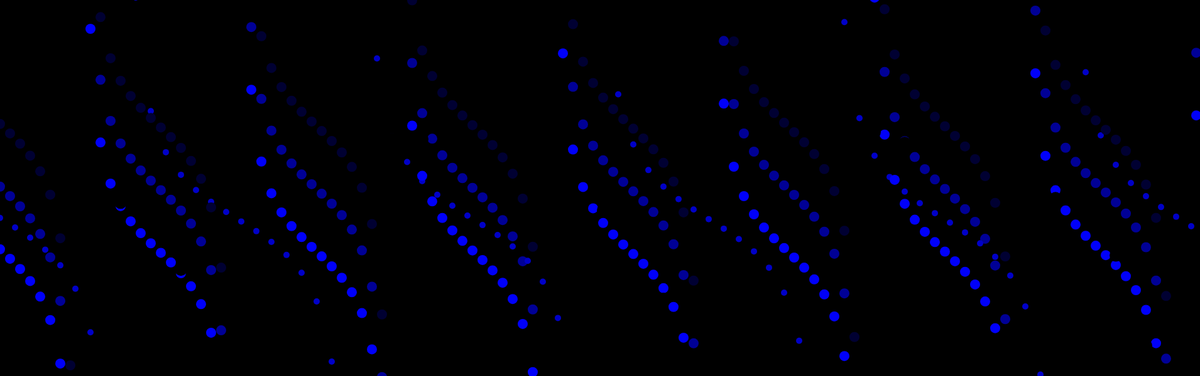
Frame 1 (no input)
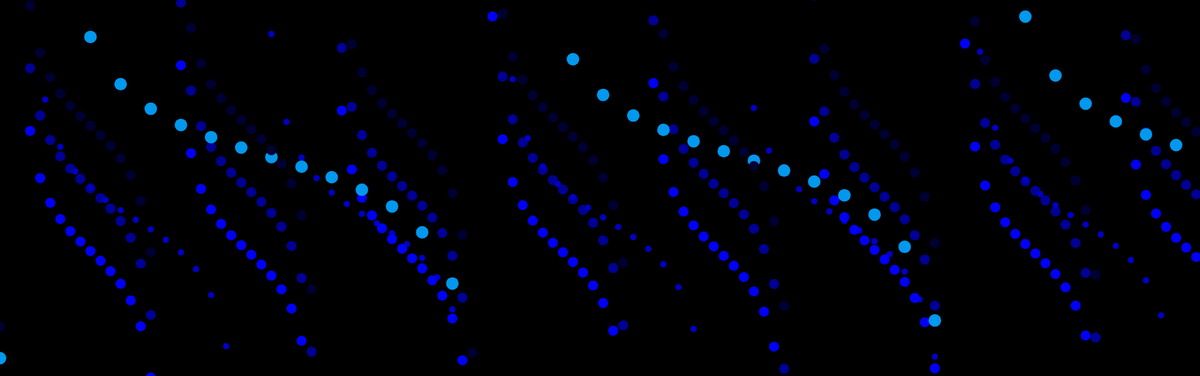
Frame 60 (no input)
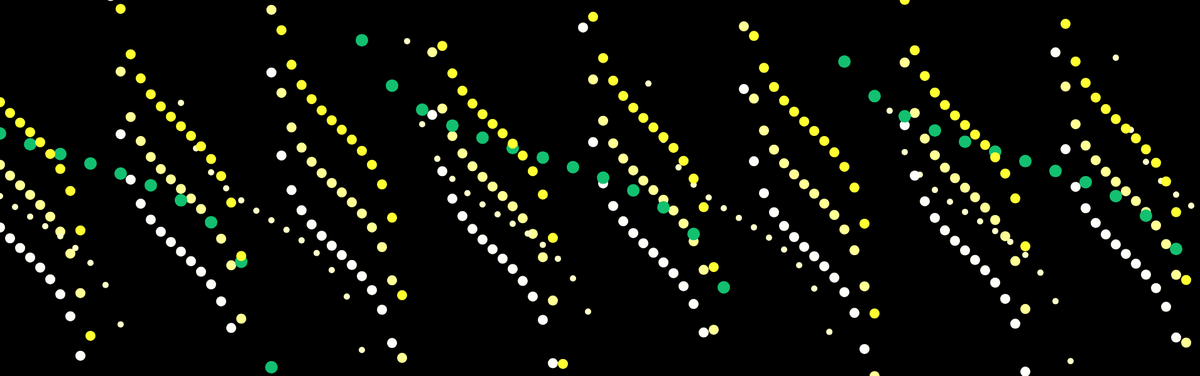
Frame 120 (the mouse pressed at the canvas centre since frame 60)

The p5.js sketch that drew these frames (run headless with seeded random() and noise() and a simulated clock; from frame 60 on, the mouse is pressed at the canvas centre):

// p5.js sketch
// ── sketch.js

let xspacing = 16; // Distance between each horizontal location
let w; // Width of entire wave
let theta = 0.0; // Start angle at 0
let amplitude = 75.0; // Height of wave
let period = 500.0; // How many pixels before the wave repeats
let dx; // Value for incrementing x
let yvalues; // Using an array to store height values for the wave
let c = 0;

function setup() {
  createCanvas(1910, 600);
  w = width + 16;
  dx = (TWO_PI / period) * xspacing;
  yvalues = new Array(floor(w / xspacing));
}

function draw() {
  background(0);
  calcWave();
  renderWave();
  renderWave2();
  renderWave3();
  renderWave4();
  renderWave5();
}

function calcWave() {
  // Increment theta (try different values for
  // 'angular velocity' here)
  theta += -0.03;

  // For every x value, calculate a y value with sine function
  let x = theta;
  for (let i = 0; i < yvalues.length; i++) {
    yvalues[i] = tan(x) * amplitude;
    x += dx;
  }
}

function renderWave() {
  noStroke();
  fill(mouseX, mouseY, 150);
  // A simple way to draw the wave with an ellipse at each location
  for (let x = 0; x < yvalues.length; x++) {
    ellipse(x * xspacing, height / 2 + yvalues[x], 16, 16);
  }
}

function renderWave2() {
  noStroke();
  fill(mouseY, mouseX, 200);
  // A simple way to draw the wave with an ellipse at each location
  for (let x = 0; x < yvalues.length; x++) {
    ellipse(x * xspacing * 1.5, height / 2 + yvalues[x] + 50, 10, 10);
  }
}

function renderWave3() {
  noStroke();
  fill(mouseX, mouseY, 250);
  // A simple way to draw the wave with an ellipse at each location
  for (let x = 0; x < yvalues.length; x++) {
    ellipse(x * xspacing, height / 2 + yvalues[x] + 100, 16, 16);
  }
}

function renderWave4() {
  noStroke();
  fill(c, c, c);
  // A simple way to draw the wave with an ellipse at each location
  for (let x = 0; x < yvalues.length; x++) {
    ellipse(x * xspacing * 3, height / 2 + yvalues[x] - 50, 20, 20);
  };
  c = color(random (255), random(255), random(255));
}

function renderWave5() {
  noStroke();
  fill(mouseX, mouseY, 50);
  // A simple way to draw the wave with an ellipse at each location
  for (let x = 0; x < yvalues.length; x++) {
    ellipse(x * xspacing, height / 2 + yvalues[x] - 100, 16, 16);
  }
}
